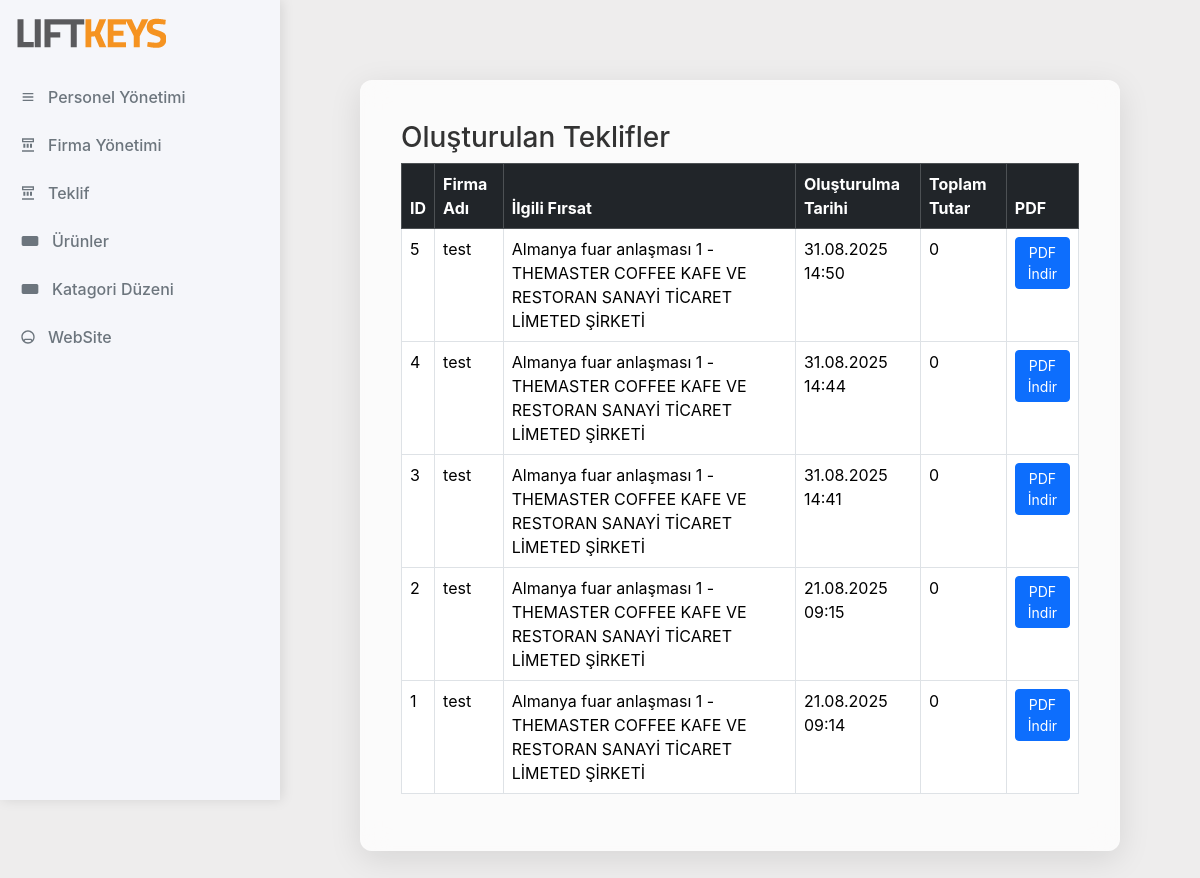
Screenshot of /offers/ with the database file from the repository.
### crm/models.py (models this page shows, shortened)
class Offer(models.Model):
    opportunity = models.ForeignKey(
        Opportunity,
        on_delete=models.CASCADE,
        related_name='offers',
        verbose_name="Fırsat"
    )
    banner_image = models.ImageField(
        upload_to='offer_banners/',
        verbose_name="Banner Görseli",
        blank=True,
        null=True
    )
    company_name = models.CharField(max_length=255, verbose_name="Teklif gönderen firma Adı")
    offer_date = models.DateField(auto_now_add=True, verbose_name="Teklif Tarihi")
    company_address = models.TextField(verbose_name="Firma Adresi")
    company_phone = models.CharField(max_length=30, verbose_name="Firma Telefonu")
    company_email = models.EmailField(verbose_name="Firma E-posta")
    company_website = models.CharField(max_length=255,verbose_name="Firma Web Sitesi")
    contact_person = models.ForeignKey(
        Employee,
        on_delete=models.SET_NULL,
        null=True,
        blank=True,
        verbose_name="İlgili Kişi"
    )
    notes = models.TextField(blank=True, null=True, verbose_name="Notlar")
    products = models.ManyToManyField(
        Product,
        through="OfferProduct",   # 👈 burası önemli
        related_name='offers',
        verbose_name="Ürünler"
    )
    created_at = models.DateTimeField(auto_now_add=True)
    updated_at = models.DateTimeField(auto_now=True)

class Opportunity(models.Model):
    user = models.ForeignKey(
        CustomUser,
        on_delete=models.SET_NULL,
        null=True,
        blank=True,
        related_name='opportunities',
        verbose_name="İşlem Yapan Kullanıcı"
    )
    name = models.CharField(max_length=250, verbose_name="Fırsat Adı")
    company = models.ForeignKey('Company', on_delete=models.CASCADE, verbose_name="Firma")
    products = models.ManyToManyField('Product', blank=True, verbose_name="Ürünler")  # Birden fazla ürün seçilebilir
    description = models.TextField(blank=True, null=True, verbose_name="Açıklama / Notlar")
    status = models.CharField(max_length=20, choices=OPPORTUNITY_STATUS_CHOICES, default='new', verbose_name="Durum")
    priority = models.CharField(max_length=10, choices=PRIORITY_CHOICES, default='medium', verbose_name="Öncelik")
    estimated_value = models.DecimalField(max_digits=15, decimal_places=2, blank=True, null=True, verbose_name="Tahmini Değer")
    expected_close_date = models.DateField(blank=True, null=True, verbose_name="Tahmini Kapanış Tarihi")
    lead_source = models.CharField(max_length=50, choices=LEAD_SOURCE_CHOICES, blank=True, null=True, verbose_name="Fırsatın Kaynağı")
    owner = models.ForeignKey('Employee', on_delete=models.SET_NULL, null=True, blank=True, verbose_name="Sorumlu Çalışan")
    created_at = models.DateTimeField(auto_now_add=True)
    updated_at = models.DateTimeField(auto_now=True)
    def __str__(self):
        return f"{self.name} - {self.company.firma_adi}"

class Company(models.Model):
    user = models.ForeignKey(
        CustomUser,
        on_delete=models.SET_NULL,
        related_name='companies',
        verbose_name='İşlem Yapan Kullanıcı',
        null=True,
        blank=True
    )
    firma_adi = models.CharField(max_length=255)
    vergi_no = models.CharField(max_length=50, unique=True, verbose_name="Vergi Numarası / Kimlik Numarası")
    sektor = models.ForeignKey(Sector, on_delete=models.SET_NULL, null=True, blank=True)
    telefon = models.CharField(max_length=30, blank=True, null=True)
    telefon2 = models.CharField(max_length=30, blank=True, null=True, verbose_name="İkinci Telefon")
    fax = models.CharField(max_length=30, blank=True, null=True)
    email = models.EmailField(blank=True, null=True)
    email2 = models.EmailField(blank=True, null=True, verbose_name="İkinci E-posta")
    websitesi = models.CharField(max_length=255,blank=True, null=True)
    adres = models.TextField(blank=True, null=True)
    sehir = models.CharField(max_length=100, blank=True, null=True)
    ilce = models.CharField(max_length=100, blank=True, null=True)
    posta_kodu = models.CharField(max_length=20, blank=True, null=True)
    ulke = models.ForeignKey(Country, on_delete=models.SET_NULL, null=True, blank=True)
    kurulus_tarihi = models.DateField(blank=True, null=True)
    calisan_sayisi = models.PositiveIntegerField(blank=True, null=True)
    netciiro = models.DecimalField(max_digits=15, decimal_places=2, blank=True, null=True, verbose_name="Net Ciro")
    sektor_alt_bilgisi = models.CharField(max_length=255, blank=True, null=True, verbose_name="Sektör Alt Bilgisi")
    yetkili_adi = models.CharField(max_length=255, blank=True, null=True)
    yetkili_pozisyon = models.CharField(max_length=255, blank=True, null=True)
    yetkili_telefon = models.CharField(max_length=30, blank=True, null=True)
    yetkili_email = models.EmailField(blank=True, null=True)
    linkedin = models.CharField(max_length=255, blank=True, null=True)
    twitter = models.CharField(max_length=255, blank=True, null=True)
    facebook = models.CharField(max_length=255, blank=True, null=True)
    instagram = models.CharField(max_length=255, blank=True, null=True)
    aktif_mi = models.BooleanField(default=True)
    notlar = models.TextField(blank=True, null=True)

### crm/views.py (the view)
# urls.py: path('offers/', views.offer_list, name='offer_list'),
def offer_list(request):
    offers = Offer.objects.all().order_by('-created_at')
    return render(request, "teklifler/offer_list.html", {"offers": offers})

### crm/context_processors.py (called while the page is built)
def menu_context(request):
    products_qs = Product.objects.filter(is_active=True).order_by('-created_at').prefetch_related('market_images')
    categories = Category.objects.filter(
        menude_goster=True,
        parent__isnull=True
    ).prefetch_related(
        'subcategories',
        Prefetch('product_set', queryset=products_qs, to_attr='featured_products')
    )
    return {"global_categories": categories}

def contact_form_context(request):
    return {
        "formiletisimpreview": ContactForm()
    }

### crm/templates/teklifler/offer_list.html (shortened to what this page needs)
{% extends "crmtemplates/base.html" %}
{% block content %}
{% load static %}
{% load i18n %}
{% load crispy_forms_tags %}
{% load widget_tweaks %}
    <div class="container-fluid p-5 py-5">
        <div class="glass-card  col-lg-12" data-aos="fade-up">
            <h3>Oluşturulan Teklifler</h3>
            <table class="table table-bordered table-hover">
                <thead class="table-dark">
                    <tr>
                        <th>ID</th>
                        <th>Firma Adı</th>
                        <th>İlgili Fırsat</th>
                        <th>Oluşturulma Tarihi</th>
                        <th>Toplam Tutar</th>
                        <th>PDF</th>
                    </tr>
                </thead>
                <tbody>
                    {% for offer in offers %}
                    <tr>
                        <td>{{ offer.id }}</td>
                        <td>{{ offer.company_name }}</td>
                        <td>{{ offer.opportunity }}</td>
                        <td>{{ offer.created_at|date:"d.m.Y H:i" }}</td>
                        <td>
                            {% with total=0 %}
                            {{ total }}
                            {% endwith %}
                        </td>
                        <td>
                            <a href="{% url 'offer_pdf' offer.id %}" class="btn btn-sm btn-primary" target="_blank">
                                PDF İndir
                            </a>
                        </td>
                    </tr>
                    {% empty %}
                    <tr>
                        <td colspan="6" class="text-center">Henüz teklif bulunmamaktadır.</td>
                    </tr>
                    {% endfor %}
                </tbody>
            </table>
        </div>
    </div>
{% endblock %}

### crm/static/css/crmemployee.css (style rules this page uses)
body { background: #eeeded; font-family: 'Inter', sans-serif; color: #333; }
.glass-card { backdrop-filter: blur(14px) saturate(180%); -webkit-backdrop-filter: blur(14px) saturate(180%); background-color: rgba(255, 255, 255, 0.75); border-radius: 12px; border: 1px solid rgba(255, 255, 255, 0.125); box-shadow: 0 8px 32px rgba(0, 0, 0, 0.1); padding: 40px; }

### templates/crmtemplates/base.html (style rules this page uses)
body { overflow-x: hidden; }
.sidebar .nav-link:hover, { background-color: #3b5bfd; color: white; }

### rows the page displays
Offer: id "5", company_name "test", opportunity "Almanya fuar anlaşması 1 - THEMASTER COFFEE KAFE VE RESTORAN SANAYİ TİCARET LİMETED ŞİRKETİ", created_at "31.08.2025 14:50", total "0"
Offer: id "4", company_name "test", opportunity "Almanya fuar anlaşması 1 - THEMASTER COFFEE KAFE VE RESTORAN SANAYİ TİCARET LİMETED ŞİRKETİ", created_at "31.08.2025 14:44", total "0"
Offer: id "3", company_name "test", opportunity "Almanya fuar anlaşması 1 - THEMASTER COFFEE KAFE VE RESTORAN SANAYİ TİCARET LİMETED ŞİRKETİ", created_at "31.08.2025 14:41", total "0"
Offer: id "2", company_name "test", opportunity "Almanya fuar anlaşması 1 - THEMASTER COFFEE KAFE VE RESTORAN SANAYİ TİCARET LİMETED ŞİRKETİ", created_at "21.08.2025 09:15", total "0"
Offer: id "1", company_name "test", opportunity "Almanya fuar anlaşması 1 - THEMASTER COFFEE KAFE VE RESTORAN SANAYİ TİCARET LİMETED ŞİRKETİ", created_at "21.08.2025 09:14", total "0"
